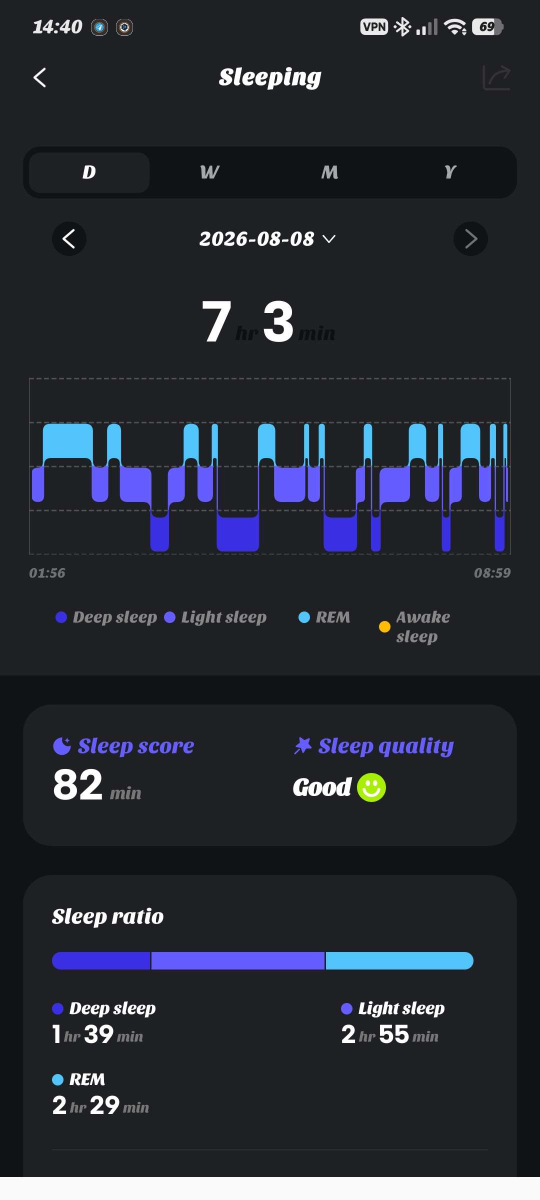
#> input picture src/lazysleeper/core/test.png, 1080 x 2400 px (shown at 1/2 size)
$ python ocr.py
#> lines starting #> are read from the running program, lines starting #| are printed output that depends on the picture
import re
import pytesseract
from PIL import Image, ImageOps


#    ┏━━━━━━━━━━━━━━━━━━━━━━━━━━━━━━━━━━━━━━━━━━━━━━━━━━━━━━━━━━━━━━━━━━━━━━━━━━━━━━┓
#    ┃                                  IMPORTANT:                                  ┃
#    ┃    CLAUDE-ASSISTED OCR CODE CUZ I COULDN'T COME UP HOW TO MAKE IT CORRECT    ┃
#    ┗━━━━━━━━━━━━━━━━━━━━━━━━━━━━━━━━━━━━━━━━━━━━━━━━━━━━━━━━━━━━━━━━━━━━━━━━━━━━━━┛


img = Image.open("test.png").convert("L")
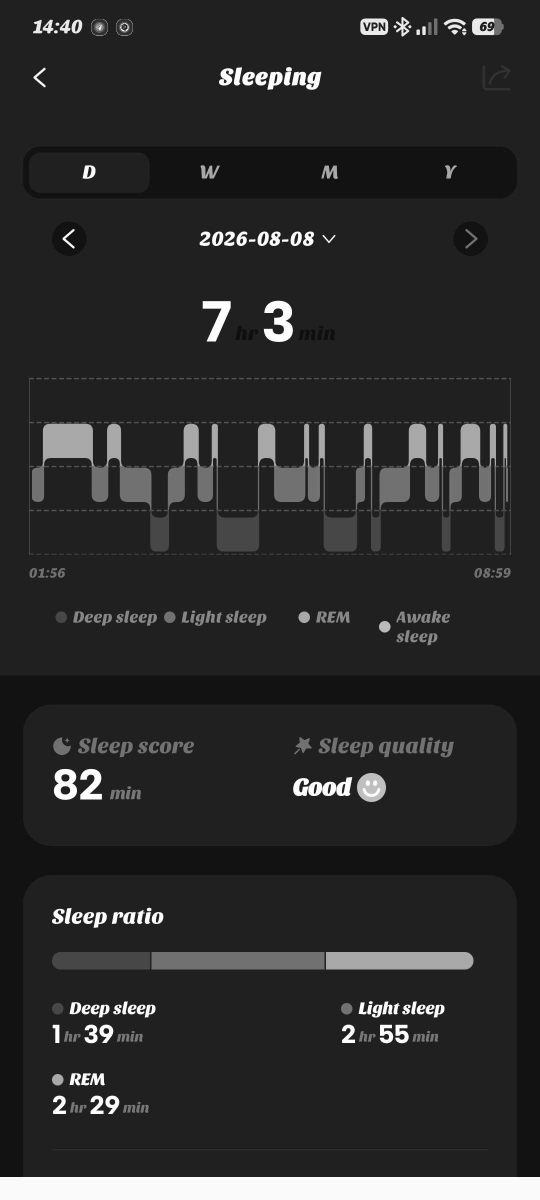
#> img: PIL image 1080x2400 L (shown at 1/2 size); min 0, max 255, mean 42.7
if sum(img.resize((64, 64)).getdata()) / 4096 < 128:  # dark theme -> invert
    img = ImageOps.invert(img)
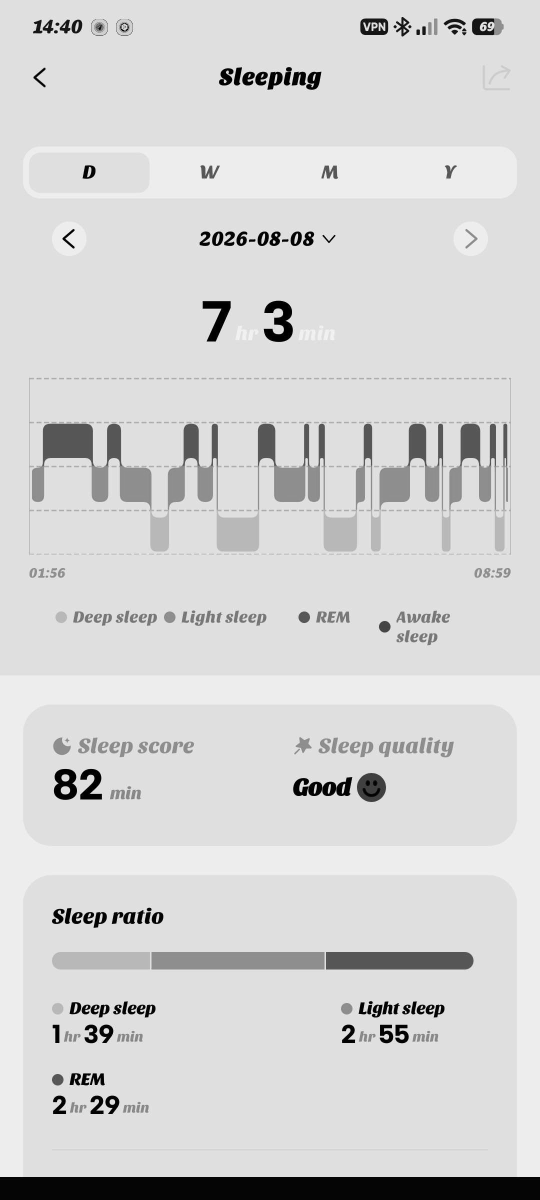
#> img: PIL image 1080x2400 L (shown at 1/2 size); min 0, max 255, mean 212.3

W, H = img.size
#> W = 1080; H = 2400


def ocr_crop(box, whitelist, psm=7):
    crop = img.crop(box)
    crop = crop.resize((crop.width * 3, crop.height * 3), Image.LANCZOS)
    crop = crop.point(lambda p: 255 if p > 140 else 0)  # binarize
    cfg = f"--psm {psm} -c tessedit_char_whitelist={whitelist}"
    return pytesseract.image_to_string(crop, config=cfg).strip()


def to_minutes(text):
    nums = [int(n) for n in re.findall(r"\d+", text)]
    if len(nums) >= 2:
        return nums[0] * 60 + nums[1]
    if len(nums) == 1:
        return nums[0]  # only minutes shown
    return None


# 1. find anchor words on the full page
#> (the run stopped early here; a loop or call above may not have finished)
